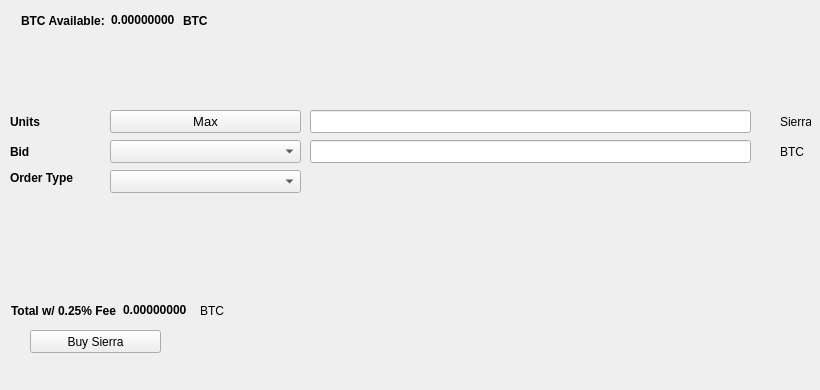
   <widget class="QWidget" name="BuyTab">
    <attribute name="title">
     <string>Buy</string>
    </attribute>
    <widget class="QPushButton" name="BuySierra">
     <property name="geometry">
      <rect>
       <x>30</x>
       <y>330</y>
       <width>131</width>
       <height>23</height>
      </rect>
     </property>
     <property name="text">
      <string>Buy Sierra</string>
     </property>
     <property name="icon">
      <iconset resource="../sierra.qrc">
       <normaloff>:/icons/bitcoin</normaloff>:/icons/bitcoin</iconset>
     </property>
    </widget>
    <widget class="QLabel" name="label_3">
     <property name="geometry">
      <rect>
       <x>10</x>
       <y>110</y>
       <width>46</width>
       <height>23</height>
      </rect>
     </property>
     <property name="font">
      <font>
       <weight>75</weight>
       <bold>true</bold>
      </font>
     </property>
     <property name="text">
      <string>Units</string>
     </property>
    </widget>
    <widget class="QLineEdit" name="UnitsInput">
     <property name="geometry">
      <rect>
       <x>310</x>
       <y>110</y>
       <width>441</width>
       <height>23</height>
      </rect>
     </property>
     <property name="font">
      <font>
       <pointsize>9</pointsize>
       <weight>75</weight>
       <bold>true</bold>
      </font>
     </property>
    </widget>
    <widget class="QLineEdit" name="BuyBidPriceEdit">
     <property name="geometry">
      <rect>
       <x>310</x>
       <y>140</y>
       <width>441</width>
       <height>23</height>
      </rect>
     </property>
     <property name="font">
      <font>
       <pointsize>9</pointsize>
       <weight>75</weight>
       <bold>true</bold>
      </font>
     </property>
    </widget>
    <widget class="QLabel" name="label_4">
     <property name="geometry">
      <rect>
       <x>780</x>
       <y>110</y>
       <width>31</width>
       <height>23</height>
      </rect>
     </property>
     <property name="text">
      <string>Sierra</string>
     </property>
    </widget>
    <widget class="QLabel" name="label_5">
     <property name="geometry">
      <rect>
       <x>780</x>
       <y>140</y>
       <width>31</width>
       <height>23</height>
      </rect>
     </property>
     <property name="text">
      <string>BTC</string>
     </property>
    </widget>
    <widget class="QLabel" name="label_6">
     <property name="geometry">
      <rect>
       <x>10</x>
       <y>140</y>
       <width>46</width>
       <height>23</height>
      </rect>
     </property>
     <property name="font">
      <font>
       <weight>75</weight>
       <bold>true</bold>
      </font>
     </property>
     <property name="text">
      <string>Bid</string>
     </property>
    </widget>
    <widget class="QLabel" name="label_7">
     <property name="geometry">
      <rect>
       <x>10</x>
       <y>170</y>
       <width>91</width>
       <height>16</height>
      </rect>
     </property>
     <property name="font">
      <font>
       <weight>75</weight>
       <bold>true</bold>
      </font>
     </property>
     <property name="text">
      <string>Order Type</string>
     </property>
    </widget>
    <widget class="QPushButton" name="Buy_Max_Amount">
     <property name="geometry">
      <rect>
       <x>110</x>
       <y>110</y>
       <width>191</width>
       <height>23</height>
      </rect>
     </property>
     <property name="font">
      <font>
       <pointsize>10</pointsize>
      </font>
     </property>
     <property name="text">
      <string>Max</string>
     </property>
    </widget>
    <widget class="QComboBox" name="BuyBidcomboBox">
     <property name="geometry">
      <rect>
       <x>110</x>
       <y>140</y>
       <width>191</width>
       <height>23</height>
      </rect>
     </property>
     <property name="font">
      <font>
       <pointsize>10</pointsize>
      </font>
     </property>
    </widget>
    <widget class="QComboBox" name="buyOrdertypeCombo">
     <property name="geometry">
      <rect>
       <x>110</x>
       <y>170</y>
       <width>191</width>
       <height>23</height>
      </rect>
     </property>
     <property name="font">
      <font>
       <pointsize>10</pointsize>
      </font>
     </property>
    </widget>
    <widget class="QWidget" name="layoutWidget1">
     <property name="geometry">
      <rect>
       <x>21</x>
       <y>11</y>
       <width>227</width>
       <height>19</height>
      </rect>
     </property>
     <layout class="QHBoxLayout" name="horizontalLayout_3">
      <item>
       <widget class="QLabel" name="label232">
        <property name="font">
         <font>
          <weight>75</weight>
          <bold>true</bold>
         </font>
        </property>
        <property name="text">
         <string>BTC Available:</string>
        </property>
       </widget>
      </item>
      <item>
       <widget class="QLabel" name="BtcAvailableLbl">
        <property name="palette">
         <palette>
          <active>
           <colorrole role="WindowText">
            <brush brushstyle="SolidPattern">
             <color alpha="255">
              <red>0</red>
              <green>0</green>
              <blue>0</blue>
             </color>
            </brush>
           </colorrole>
           <colorrole role="Button">
            <brush brushstyle="SolidPattern">
             <color alpha="255">
              <red>0</red>
              <green>170</green>
              <blue>0</blue>
             </color>
            </brush>
           </colorrole>
           <colorrole role="Light">
            <brush brushstyle="SolidPattern">
             <color alpha="255">
              <red>0</red>
              <green>255</green>
              <blue>0</blue>
             </color>
            </brush>
           </colorrole>
           <colorrole role="Midlight">
            <brush brushstyle="SolidPattern">
             <color alpha="255">
              <red>0</red>
              <green>212</green>
              <blue>0</blue>
             </color>
            </brush>
           </colorrole>
           <colorrole role="Dark">
            <brush brushstyle="SolidPattern">
             <color alpha="255">
              <red>0</red>
              <green>85</green>
              <blue>0</blue>
             </color>
            </brush>
           </colorrole>
           <colorrole role="Mid">
            <brush brushstyle="SolidPattern">
             <color alpha="255">
              <red>0</red>
              <green>113</green>
              <blue>0</blue>
             </color>
            </brush>
           </colorrole>
           <colorrole role="Text">
            <brush brushstyle="SolidPattern">
             <color alpha="255">
              <red>0</red>
              <green>170</green>
              <blue>0</blue>
             </color>
            </brush>
           </colorrole>
           <colorrole role="BrightText">
            <brush brushstyle="SolidPattern">
             <color alpha="255">
              <red>255</red>
              <green>255</green>
              <blue>255</blue>
             </color>
            </brush>
           </colorrole>
           <colorrole role="ButtonText">
            <brush brushstyle="SolidPattern">
             <color alpha="255">
              <red>0</red>
              <green>0</green>
              <blue>0</blue>
             </color>
            </brush>
           </colorrole>
           <colorrole role="Base">
            <brush brushstyle="SolidPattern">
             <color alpha="255">
              <red>255</red>
              <green>255</green>
              <blue>255</blue>
             </color>
            </brush>
           </colorrole>
           <colorrole role="Window">
            <brush brushstyle="SolidPattern">
             <color alpha="255">
              <red>0</red>
              <green>170</green>
              <blue>0</blue>
             </color>
            </brush>
           </colorrole>
           <colorrole role="Shadow">
            <brush brushstyle="SolidPattern">
             <color alpha="255">
              <red>0</red>
              <green>0</green>
              <blue>0</blue>
             </color>
            </brush>
           </colorrole>
           <colorrole role="AlternateBase">
            <brush brushstyle="SolidPattern">
             <color alpha="255">
              <red>127</red>
              <green>212</green>
              <blue>127</blue>
             </color>
            </brush>
           </colorrole>
           <colorrole role="ToolTipBase">
            <brush brushstyle="SolidPattern">
             <color alpha="255">
              <red>255</red>
              <green>255</green>
              <blue>220</blue>
             </color>
            </brush>
           </colorrole>
           <colorrole role="ToolTipText">
            <brush brushstyle="SolidPattern">
             <color alpha="255">
              <red>0</red>
              <green>0</green>
              <blue>0</blue>
             </color>
            </brush>
           </colorrole>
          </active>
          <inactive>
           <colorrole role="WindowText">
            <brush brushstyle="SolidPattern">
             <color alpha="255">
              <red>0</red>
              <green>0</green>
              <blue>0</blue>
             </color>
            </brush>
           </colorrole>
           <colorrole role="Button">
            <brush brushstyle="SolidPattern">
             <color alpha="255">
              <red>0</red>
              <green>170</green>
              <blue>0</blue>
             </color>
            </brush>
           </colorrole>
           <colorrole role="Light">
            <brush brushstyle="SolidPattern">
             <color alpha="255">
              <red>0</red>
              <green>255</green>
              <blue>0</blue>
             </color>
            </brush>
           </colorrole>
           <colorrole role="Midlight">
            <brush brushstyle="SolidPattern">
             <color alpha="255">
              <red>0</red>
              <green>212</green>
              <blue>0</blue>
             </color>
            </brush>
           </colorrole>
           <colorrole role="Dark">
            <brush brushstyle="SolidPattern">
             <color alpha="255">
              <red>0</red>
              <green>85</green>
              <blue>0</blue>
             </color>
            </brush>
           </colorrole>
           <colorrole role="Mid">
            <brush brushstyle="SolidPattern">
             <color alpha="255">
              <red>0</red>
              <green>113</green>
              <blue>0</blue>
             </color>
            </brush>
           </colorrole>
           <colorrole role="Text">
            <brush brushstyle="SolidPattern">
             <color alpha="255">
              <red>0</red>
              <green>170</green>
              <blue>0</blue>
             </color>
            </brush>
           </colorrole>
           <colorrole role="BrightText">
            <brush brushstyle="SolidPattern">
             <color alpha="255">
              <red>255</red>
              <green>255</green>
              <blue>255</blue>
             </color>
            </brush>
           </colorrole>
           <colorrole role="ButtonText">
            <brush brushstyle="SolidPattern">
             <color alpha="255">
              <red>0</red>
              <green>0</green>
              <blue>0</blue>
             </color>
            </brush>
           </colorrole>
           <colorrole role="Base">
            <brush brushstyle="SolidPattern">
             <color alpha="255">
              <red>255</red>
              <green>255</green>
              <blue>255</blue>
             </color>
            </brush>
           </colorrole>
           <colorrole role="Window">
            <brush brushstyle="SolidPattern">
             <color alpha="255">
              <red>0</red>
              <green>170</green>
              <blue>0</blue>
             </color>
            </brush>
           </colorrole>
           <colorrole role="Shadow">
            <brush brushstyle="SolidPattern">
             <color alpha="255">
              <red>0</red>
              <green>0</green>
              <blue>0</blue>
             </color>
            </brush>
           </colorrole>
           <colorrole role="AlternateBase">
            <brush brushstyle="SolidPattern">
             <color alpha="255">
              <red>127</red>
              <green>212</green>
              <blue>127</blue>
             </color>
            </brush>
           </colorrole>
           <colorrole role="ToolTipBase">
            <brush brushstyle="SolidPattern">
             <color alpha="255">
              <red>255</red>
              <green>255</green>
              <blue>220</blue>
             </color>
            </brush>
           </colorrole>
           <colorrole role="ToolTipText">
            <brush brushstyle="SolidPattern">
             <color alpha="255">
              <red>0</red>
              <green>0</green>
              <blue>0</blue>
             </color>
            </brush>
           </colorrole>
          </inactive>
          <disabled>
           <colorrole role="WindowText">
            <brush brushstyle="SolidPattern">
             <color alpha="255">
              <red>0</red>
              <green>85</green>
              <blue>0</blue>
             </color>
            </brush>
           </colorrole>
           <colorrole role="Button">
            <brush brushstyle="SolidPattern">
             <color alpha="255">
              <red>0</red>
              <green>170</green>
              <blue>0</blue>
             </color>
            </brush>
           </colorrole>
           <colorrole role="Light">
            <brush brushstyle="SolidPattern">
             <color alpha="255">
              <red>0</red>
              <green>255</green>
              <blue>0</blue>
             </color>
            </brush>
           </colorrole>
           <colorrole role="Midlight">
            <brush brushstyle="SolidPattern">
             <color alpha="255">
              <red>0</red>
              <green>212</green>
              <blue>0</blue>
             </color>
            </brush>
           </colorrole>
           <colorrole role="Dark">
            <brush brushstyle="SolidPattern">
             <color alpha="255">
              <red>0</red>
              <green>85</green>
              <blue>0</blue>
             </color>
            </brush>
           </colorrole>
           <colorrole role="Mid">
            <brush brushstyle="SolidPattern">
             <color alpha="255">
              <red>0</red>
              <green>113</green>
              <blue>0</blue>
             </color>
            </brush>
           </colorrole>
           <colorrole role="Text">
            <brush brushstyle="SolidPattern">
             <color alpha="255">
              <red>0</red>
              <green>85</green>
              <blue>0</blue>
             </color>
            </brush>
           </colorrole>
           <colorrole role="BrightText">
            <brush brushstyle="SolidPattern">
             <color alpha="255">
              <red>255</red>
              <green>255</green>
              <blue>255</blue>
             </color>
            </brush>
           </colorrole>
           <colorrole role="ButtonText">
            <brush brushstyle="SolidPattern">
             <color alpha="255">
              <red>0</red>
              <green>85</green>
              <blue>0</blue>
             </color>
            </brush>
           </colorrole>
           <colorrole role="Base">
            <brush brushstyle="SolidPattern">
             <color alpha="255">
              <red>0</red>
              <green>170</green>
              <blue>0</blue>
             </color>
            </brush>
           </colorrole>
           <colorrole role="Window">
            <brush brushstyle="SolidPattern">
             <color alpha="255">
              <red>0</red>
              <green>170</green>
              <blue>0</blue>
             </color>
            </brush>
           </colorrole>
           <colorrole role="Shadow">
            <brush brushstyle="SolidPattern">
             <color alpha="255">
              <red>0</red>
              <green>0</green>
              <blue>0</blue>
             </color>
            </brush>
           </colorrole>
           <colorrole role="AlternateBase">
            <brush brushstyle="SolidPattern">
             <color alpha="255">
              <red>0</red>
              <green>170</green>
              <blue>0</blue>
             </color>
            </brush>
           </colorrole>
           <colorrole role="ToolTipBase">
            <brush brushstyle="SolidPattern">
             <color alpha="255">
              <red>255</red>
              <green>255</green>
              <blue>220</blue>
             </color>
            </brush>
           </colorrole>
           <colorrole role="ToolTipText">
            <brush brushstyle="SolidPattern">
             <color alpha="255">
              <red>0</red>
              <green>0</green>
              <blue>0</blue>
             </color>
            </brush>
           </colorrole>
          </disabled>
         </palette>
        </property>
        <property name="font">
         <font>
          <weight>75</weight>
          <bold>true</bold>
         </font>
        </property>
        <property name="text">
         <string>0.00000000</string>
        </property>
        <property name="textInteractionFlags">
         <set>Qt::LinksAccessibleByMouse|Qt::TextSelectableByKeyboard|Qt::TextSelectableByMouse</set>
        </property>
       </widget>
      </item>
      <item>
       <widget class="QLabel" name="BtcAvailableLbl_2">
        <property name="font">
         <font>
          <weight>75</weight>
          <bold>true</bold>
         </font>
        </property>
        <property name="text">
         <string>BTC</string>
        </property>
       </widget>
      </item>
     </layout>
    </widget>
    <widget class="QWidget" name="layoutWidge2">
     <property name="geometry">
      <rect>
       <x>11</x>
       <y>301</y>
       <width>259</width>
       <height>19</height>
      </rect>
     </property>
     <layout class="QHBoxLayout" name="horizontalLayout_4">
      <item>
       <widget class="QLabel" name="label_9">
        <property name="font">
         <font>
          <weight>75</weight>
          <bold>true</bold>
         </font>
        </property>
        <property name="text">
         <string>Total w/ 0.25% Fee</string>
        </property>
       </widget>
      </item>
      <item>
       <widget class="QLabel" name="BuyCostLabel">
        <property name="palette">
         <palette>
          <active>
           <colorrole role="WindowText">
            <brush brushstyle="SolidPattern">
             <color alpha="255">
              <red>0</red>
              <green>0</green>
              <blue>0</blue>
             </color>
            </brush>
           </colorrole>
           <colorrole role="Button">
            <brush brushstyle="SolidPattern">
             <color alpha="255">
              <red>0</red>
              <green>170</green>
              <blue>0</blue>
             </color>
            </brush>
           </colorrole>
           <colorrole role="Light">
            <brush brushstyle="SolidPattern">
             <color alpha="255">
              <red>0</red>
              <green>255</green>
              <blue>0</blue>
             </color>
            </brush>
           </colorrole>
           <colorrole role="Midlight">
            <brush brushstyle="SolidPattern">
             <color alpha="255">
              <red>0</red>
              <green>212</green>
              <blue>0</blue>
             </color>
            </brush>
           </colorrole>
           <colorrole role="Dark">
            <brush brushstyle="SolidPattern">
             <color alpha="255">
              <red>0</red>
              <green>85</green>
              <blue>0</blue>
             </color>
            </brush>
           </colorrole>
           <colorrole role="Mid">
            <brush brushstyle="SolidPattern">
             <color alpha="255">
              <red>0</red>
              <green>113</green>
              <blue>0</blue>
             </color>
            </brush>
           </colorrole>
           <colorrole role="Text">
            <brush brushstyle="SolidPattern">
             <color alpha="255">
              <red>0</red>
              <green>170</green>
              <blue>0</blue>
             </color>
            </brush>
           </colorrole>
           <colorrole role="BrightText">
            <brush brushstyle="SolidPattern">
             <color alpha="255">
              <red>255</red>
              <green>255</green>
              <blue>255</blue>
             </color>
            </brush>
           </colorrole>
           <colorrole role="ButtonText">
            <brush brushstyle="SolidPattern">
             <color alpha="255">
              <red>0</red>
              <green>0</green>
              <blue>0</blue>
             </color>
            </brush>
           </colorrole>
           <colorrole role="Base">
            <brush brushstyle="SolidPattern">
             <color alpha="255">
              <red>255</red>
              <green>255</green>
              <blue>255</blue>
             </color>
            </brush>
           </colorrole>
           <colorrole role="Window">
            <brush brushstyle="SolidPattern">
             <color alpha="255">
              <red>0</red>
              <green>170</green>
              <blue>0</blue>
             </color>
            </brush>
           </colorrole>
           <colorrole role="Shadow">
            <brush brushstyle="SolidPattern">
             <color alpha="255">
              <red>0</red>
              <green>0</green>
              <blue>0</blue>
             </color>
            </brush>
           </colorrole>
           <colorrole role="AlternateBase">
            <brush brushstyle="SolidPattern">
             <color alpha="255">
              <red>127</red>
              <green>212</green>
              <blue>127</blue>
             </color>
            </brush>
           </colorrole>
           <colorrole role="ToolTipBase">
            <brush brushstyle="SolidPattern">
             <color alpha="255">
              <red>255</red>
              <green>255</green>
              <blue>220</blue>
             </color>
            </brush>
           </colorrole>
           <colorrole role="ToolTipText">
            <brush brushstyle="SolidPattern">
             <color alpha="255">
              <red>0</red>
              <green>0</green>
              <blue>0</blue>
             </color>
            </brush>
           </colorrole>
          </active>
          <inactive>
           <colorrole role="WindowText">
            <brush brushstyle="SolidPattern">
             <color alpha="255">
              <red>0</red>
              <green>0</green>
              <blue>0</blue>
             </color>
            </brush>
           </colorrole>
           <colorrole role="Button">
            <brush brushstyle="SolidPattern">
             <color alpha="255">
              <red>0</red>
              <green>170</green>
              <blue>0</blue>
             </color>
            </brush>
           </colorrole>
           <colorrole role="Light">
            <brush brushstyle="SolidPattern">
             <color alpha="255">
              <red>0</red>
              <green>255</green>
              <blue>0</blue>
             </color>
            </brush>
           </colorrole>
           <colorrole role="Midlight">
            <brush brushstyle="SolidPattern">
             <color alpha="255">
              <red>0</red>
              <green>212</green>
              <blue>0</blue>
             </color>
            </brush>
           </colorrole>
           <colorrole role="Dark">
            <brush brushstyle="SolidPattern">
             <color alpha="255">
              <red>0</red>
              <green>85</green>
              <blue>0</blue>
             </color>
            </brush>
           </colorrole>
           <colorrole role="Mid">
            <brush brushstyle="SolidPattern">
             <color alpha="255">
              <red>0</red>
              <green>113</green>
              <blue>0</blue>
             </color>
            </brush>
           </colorrole>
           <colorrole role="Text">
            <brush brushstyle="SolidPattern">
             <color alpha="255">
              <red>0</red>
              <green>170</green>
              <blue>0</blue>
             </color>
            </brush>
           </colorrole>
           <colorrole role="BrightText">
            <brush brushstyle="SolidPattern">
             <color alpha="255">
              <red>255</red>
              <green>255</green>
              <blue>255</blue>
             </color>
            </brush>
           </colorrole>
           <colorrole role="ButtonText">
            <brush brushstyle="SolidPattern">
             <color alpha="255">
              <red>0</red>
              <green>0</green>
              <blue>0</blue>
             </color>
            </brush>
           </colorrole>
           <colorrole role="Base">
            <brush brushstyle="SolidPattern">
             <color alpha="255">
              <red>255</red>
              <green>255</green>
              <blue>255</blue>
             </color>
            </brush>
           </colorrole>
           <colorrole role="Window">
            <brush brushstyle="SolidPattern">
             <color alpha="255">
              <red>0</red>
              <green>170</green>
              <blue>0</blue>
             </color>
            </brush>
           </colorrole>
           <colorrole role="Shadow">
            <brush brushstyle="SolidPattern">
             <color alpha="255">
              <red>0</red>
              <green>0</green>
              <blue>0</blue>
             </color>
            </brush>
           </colorrole>
           <colorrole role="AlternateBase">
            <brush brushstyle="SolidPattern">
             <color alpha="255">
              <red>127</red>
              <green>212</green>
              <blue>127</blue>
             </color>
            </brush>
           </colorrole>
           <colorrole role="ToolTipBase">
            <brush brushstyle="SolidPattern">
             <color alpha="255">
              <red>255</red>
              <green>255</green>
              <blue>220</blue>
             </color>
            </brush>
           </colorrole>
           <colorrole role="ToolTipText">
            <brush brushstyle="SolidPattern">
             <color alpha="255">
              <red>0</red>
              <green>0</green>
              <blue>0</blue>
             </color>
            </brush>
           </colorrole>
          </inactive>
          <disabled>
           <colorrole role="WindowText">
            <brush brushstyle="SolidPattern">
             <color alpha="255">
              <red>0</red>
              <green>85</green>
              <blue>0</blue>
             </color>
            </brush>
           </colorrole>
           <colorrole role="Button">
            <brush brushstyle="SolidPattern">
             <color alpha="255">
              <red>0</red>
              <green>170</green>
              <blue>0</blue>
             </color>
            </brush>
           </colorrole>
           <colorrole role="Light">
            <brush brushstyle="SolidPattern">
             <color alpha="255">
              <red>0</red>
              <green>255</green>
              <blue>0</blue>
             </color>
            </brush>
           </colorrole>
           <colorrole role="Midlight">
            <brush brushstyle="SolidPattern">
             <color alpha="255">
              <red>0</red>
              <green>212</green>
              <blue>0</blue>
             </color>
            </brush>
           </colorrole>
           <colorrole role="Dark">
            <brush brushstyle="SolidPattern">
             <color alpha="255">
              <red>0</red>
              <green>85</green>
              <blue>0</blue>
             </color>
            </brush>
           </colorrole>
           <colorrole role="Mid">
            <brush brushstyle="SolidPattern">
             <color alpha="255">
              <red>0</red>
              <green>113</green>
              <blue>0</blue>
             </color>
            </brush>
           </colorrole>
           <colorrole role="Text">
            <brush brushstyle="SolidPattern">
             <color alpha="255">
              <red>0</red>
              <green>85</green>
              <blue>0</blue>
             </color>
            </brush>
           </colorrole>
           <colorrole role="BrightText">
            <brush brushstyle="SolidPattern">
             <color alpha="255">
              <red>255</red>
              <green>255</green>
              <blue>255</blue>
             </color>
            </brush>
           </colorrole>
           <colorrole role="ButtonText">
            <brush brushstyle="SolidPattern">
             <color alpha="255">
              <red>0</red>
              <green>85</green>
              <blue>0</blue>
             </color>
            </brush>
           </colorrole>
           <colorrole role="Base">
            <brush brushstyle="SolidPattern">
             <color alpha="255">
              <red>0</red>
              <green>170</green>
              <blue>0</blue>
             </color>
            </brush>
           </colorrole>
           <colorrole role="Window">
            <brush brushstyle="SolidPattern">
             <color alpha="255">
              <red>0</red>
              <green>170</green>
              <blue>0</blue>
             </color>
            </brush>
           </colorrole>
           <colorrole role="Shadow">
            <brush brushstyle="SolidPattern">
             <color alpha="255">
              <red>0</red>
              <green>0</green>
              <blue>0</blue>
             </color>
            </brush>
           </colorrole>
           <colorrole role="AlternateBase">
            <brush brushstyle="SolidPattern">
             <color alpha="255">
              <red>0</red>
              <green>170</green>
              <blue>0</blue>
             </color>
            </brush>
           </colorrole>
           <colorrole role="ToolTipBase">
            <brush brushstyle="SolidPattern">
             <color alpha="255">
              <red>255</red>
              <green>255</green>
              <blue>220</blue>
             </color>
            </brush>
           </colorrole>
           <colorrole role="ToolTipText">
            <brush brushstyle="SolidPattern">
             <color alpha="255">
              <red>0</red>
              <green>0</green>
              <blue>0</blue>
             </color>
            </brush>
           </colorrole>
          </disabled>
         </palette>
        </property>
        <property name="font">
         <font>
          <weight>75</weight>
          <bold>true</bold>
         </font>
        </property>
        <property name="autoFillBackground">
         <bool>false</bool>
        </property>
        <property name="text">
         <string>0.00000000</string>
        </property>
        <property name="textInteractionFlags">
         <set>Qt::LinksAccessibleByMouse|Qt::TextSelectableByMouse</set>
        </property>
       </widget>
      </item>
      <item>
       <widget class="QLabel" name="label_10">
        <property name="font">
         <font>
          <weight>50</weight>
          <bold>false</bold>
         </font>
        </property>
        <property name="text">
         <string>BTC</string>
        </property>
       </widget>
      </item>
     </layout>
    </widget>
    <widget class="QLabel" name="label_24">
     <property name="geometry">
      <rect>
       <x>460</x>
       <y>300</y>
       <width>281</width>
       <height>81</height>
      </rect>
     </property>
     <property name="text">
      <string/>
     </property>
     <property name="pixmap">
      <pixmap>:/images/bittrex</pixmap>
     </property>
    </widget>
   </widget>
